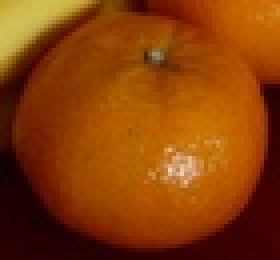
%> input picture NCC_MATLAB/orange2.jpg, 70 x 65 px, shrunk from 879 x 813 before the run (shown 4 times larger)
$ octave NCC.m   (GNU Octave 9; MATLAB toolbox functions it lacks are replaced by stand-ins)
%> lines starting %> are read from the running program, lines starting %| are printed output that depends on the picture
% Kelly Harke, Erica Lemieux
% ENGO 559 - Digital Imaging
% Final Project
% Normalized 2D cross-correlation (NCC)

% Definition:
% normxcorr2()computes the normalized cross-correlation of an
% input image, A, and a template matrix. The resulting matrix C
% contains the correlation coefficients.

clear all
close all
clc

% C = normxcorr2(template, A)
% C = matrix of correlation coefficients
% A = input image

%% I. EXAMPLE I - Use Cross-Correlation to find template in image

% 1. Choose 2 images, one which is the sub-set of the other

orange   = rgb2gray(imread('orange2.jpg')); % read images and convert to grayscale
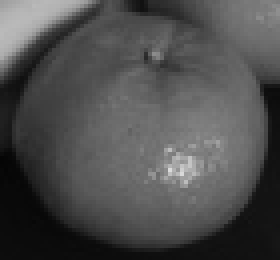
%> orange: size 65x70 uint8 (shown 4 times larger); min 5, max 219, mean 77.9
fruit = rgb2gray(imread('fruit.jpg'));
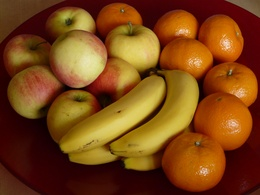
%> input picture NCC_MATLAB/fruit.jpg, 260 x 195 px, shrunk from 3264 x 2448 before the run
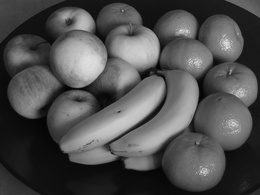
%> fruit: size 195x260 uint8; min 2, max 225, mean 79.6

imshowpair(fruit, orange, 'montage')
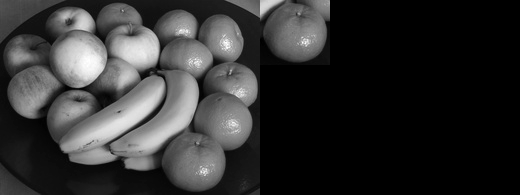
%> displayed picture: size 195x520, on the screen's scale of 0 to 255; min 0, max 255, mean 48.3

% 2. Perform cross-correlation, and display the result as a surface

c = normxcorr2(orange, fruit);
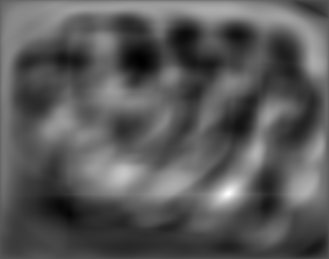
%> c: size 259x329 double; min -0.54, max 0.995, mean -0.00126; drawn with min black and max white
figure
surf(c)
shading flat
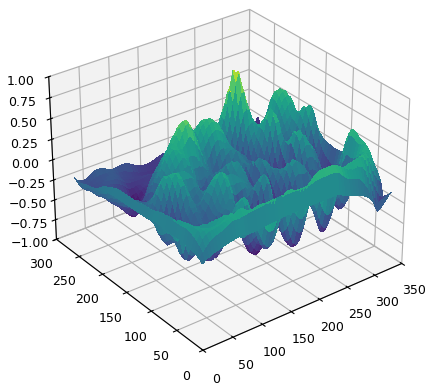
%> figure redrawn from the program's plot data

% 3. Find the peak in cross-correlation

[ypeak, xpeak] = find(c==max(c(:)));
%> ypeak = 194; xpeak = 229

% 4. Account for the padding that normxcorr2 adds

yoffSet = ypeak-size(orange,1);
%> yoffSet = 129
xoffSet = xpeak-size(orange,2);
%> xoffSet = 159

% 5. Display the matched area

figure
imshow(fruit);
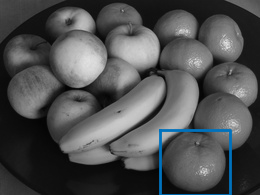
%> figure redrawn from the program's plot data
imrect(gca, [xoffSet+1, yoffSet+1, size(orange,2), size(orange,1)]);
